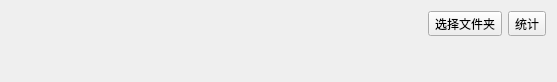
<?xml version="1.0" encoding="UTF-8"?>
<ui version="4.0">
 <class>DayTotolTableClass</class>
 <widget class="QWidget" name="DayTotolTableClass">
  <property name="geometry">
   <rect>
    <x>0</x>
    <y>0</y>
    <width>557</width>
    <height>82</height>
   </rect>
  </property>
  <property name="windowTitle">
   <string>日结统计</string>
  </property>
  <layout class="QVBoxLayout" name="verticalLayout" stretch="0,0">
   <item>
    <layout class="QHBoxLayout" name="horizontalLayout">
     <item>
      <widget class="QLabel" name="label_date_path">
       <property name="text">
        <string/>
       </property>
      </widget>
     </item>
     <item>
      <widget class="QToolButton" name="toolButton_selete_datedir">
       <property name="text">
        <string>选择文件夹</string>
       </property>
      </widget>
     </item>
     <item>
      <widget class="QToolButton" name="toolButton">
       <property name="text">
        <string>统计</string>
       </property>
      </widget>
     </item>
    </layout>
   </item>
   <item>
    <widget class="QLabel" name="label">
     <property name="text">
      <string/>
     </property>
    </widget>
   </item>
  </layout>
 </widget>
 <layoutdefault spacing="6" margin="11"/>
 <resources>
  <include location="DayTotolTable.qrc"/>
 </resources>
 <connections>
  <connection>
   <sender>toolButton_selete_datedir</sender>
   <signal>clicked()</signal>
   <receiver>DayTotolTableClass</receiver>
   <slot>on_change_date()</slot>
   <hints>
    <hint type="sourcelabel">
     <x>497</x>
     <y>31</y>
    </hint>
    <hint type="destinationlabel">
     <x>605</x>
     <y>21</y>
    </hint>
   </hints>
  </connection>
  <connection>
   <sender>toolButton</sender>
   <signal>clicked()</signal>
   <receiver>DayTotolTableClass</receiver>
   <slot>on_totol()</slot>
   <hints>
    <hint type="sourcelabel">
     <x>520</x>
     <y>21</y>
    </hint>
    <hint type="destinationlabel">
     <x>610</x>
     <y>8</y>
    </hint>
   </hints>
  </connection>
 </connections>
 <slots>
  <slot>on_change_date()</slot>
  <slot>on_totol()</slot>
 </slots>
</ui>
